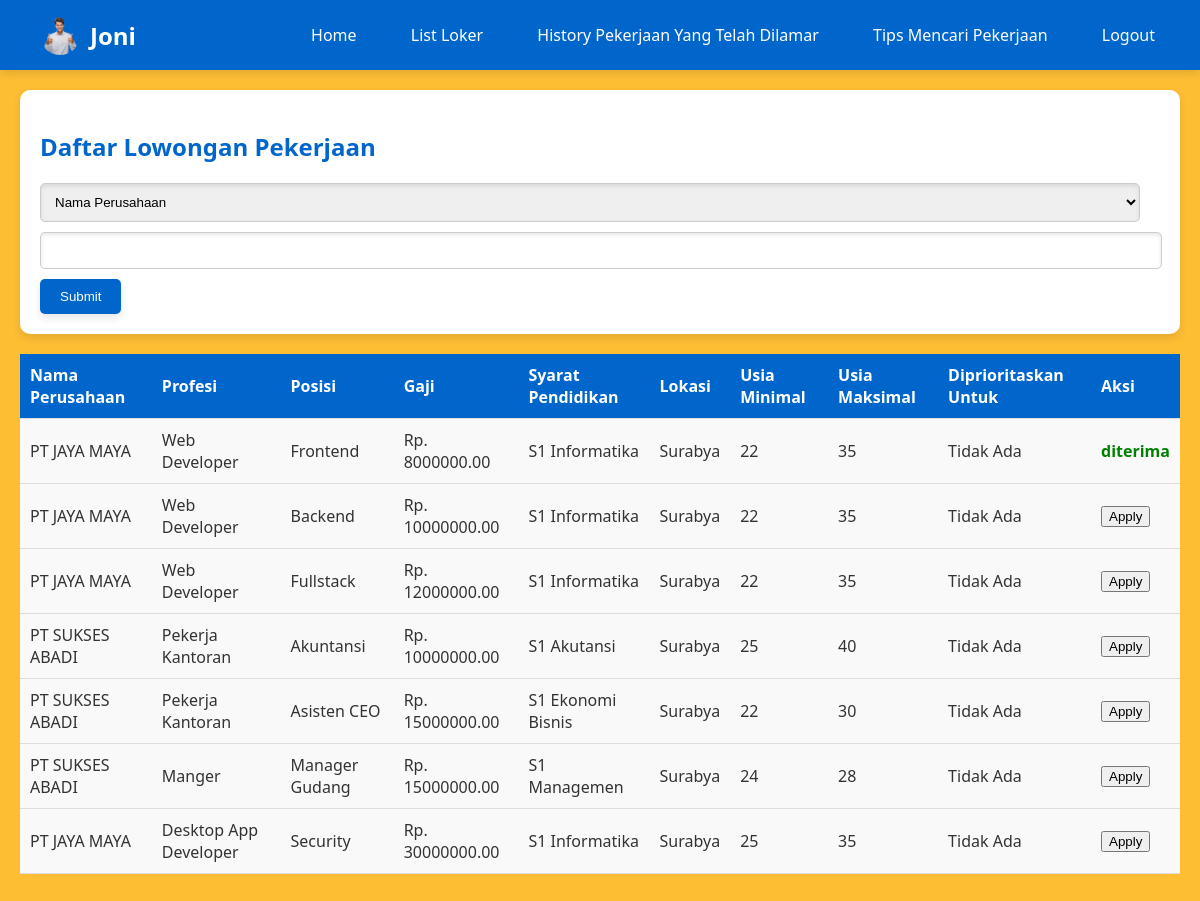
Page /list_loker.php (signed in) on the committed database.
### tables this page shows
CREATE TABLE `loker` (
  `id` INT(11) NOT NULL,
  `id_perusahaan` INT(11) NOT NULL,
  `profesi` VARCHAR(100) DEFAULT NULL,
  `posisi` VARCHAR(100) DEFAULT NULL,
  `gaji` DECIMAL(10,2) DEFAULT NULL,
  `syaratpendidikan` VARCHAR(100) DEFAULT NULL,
  `lokasi` VARCHAR(100) DEFAULT NULL,
  `usiamin` INT(11) DEFAULT NULL,
  `usiamax` INT(11) DEFAULT NULL,
  `prioritasgender` VARCHAR(10) DEFAULT NULL
);

CREATE TABLE `akun_perusahaan` (
  `id` INT(11) NOT NULL,
  `nama` VARCHAR(100) NOT NULL,
  `foto_profil` VARCHAR(255) DEFAULT NULL,
  `email` VARCHAR(100) NOT NULL,
  `password` VARCHAR(255) NOT NULL
);

CREATE TABLE `history` (
  `id` INT(11) NOT NULL,
  `waktu_melamar` TIMESTAMP NOT NULL DEFAULT CURRENT_TIMESTAMP(),
  `id_pencari_kerja` INT(11) DEFAULT NULL,
  `id_perusahaan` INT(11) NOT NULL,
  `id_loker` INT(11) DEFAULT NULL,
  `file_cv` VARCHAR(255) DEFAULT NULL,
  `file_scan_ktp` VARCHAR(255) DEFAULT NULL,
  `file_ijazah` VARCHAR(255) DEFAULT NULL,
  `file_pass_foto` VARCHAR(255) DEFAULT NULL,
  `file_sertifikat` VARCHAR(255) DEFAULT NULL,
  `file_portfolio` VARCHAR(255) DEFAULT NULL,
  `alasan` VARCHAR(255) DEFAULT NULL,
  `status` ENUM('diterima','ditolak','pending') DEFAULT 'pending'
);

### php/logic/Database.php (called while the page is built, shortened)
<?php
    class Database {
        private $host = 'localhost';
        private $username = 'root';
        private $password = '';
        private $database = 'dbwebinfoloker';
        private $conn;
        public function __construct() {
            $this->conn = mysqli_connect($this->host, $this->username, $this->password, $this->database);
        }
        public function get_connection() {
            return $this->conn;
        }
    }
?>

### php/logic/MysqliQuery.php (called while the page is built, shortened)
<?php
require_once('Database.php');
class MysqliQuery extends Database {
    public function get_pencari_kerja_gender_by_id_pencari_kerja($id) {
        $sql = "SELECT gender FROM akun_pencari_kerja WHERE id = '$id'";
        $result = mysqli_query($this->get_connection(), $sql);
        if ($result) {
            $row = mysqli_fetch_assoc($result);
            $gender = $row['gender'];
            return $gender;
        } else {
            return "error : mysqli error";
        }
    }
    public function get_pencari_kerja_age_by_id_pencari_kerja($id) {
        $sql = "SELECT tanggal_lahir FROM akun_pencari_kerja WHERE id = '$id'";
        $result = mysqli_query($this->get_connection(), $sql);
        if ($result) {
            $row = mysqli_fetch_assoc($result);
            $tanggal_lahir = $row['tanggal_lahir'];
            $birthDate = new DateTime($tanggal_lahir);
            $currentDate = new DateTime();
            $age = $currentDate->diff($birthDate)->y;
            return $age;
        } else {
            return "error : mysqli error";
        }
    }
    public function get_status_lamaran_by_id_pekerja_and_id_loker($id_pekerja, $id_loker) {
        $status = array();
        $sql = "SELECT status FROM history WHERE id_pencari_kerja = '$id_pekerja' AND id_loker = '$id_loker'";
        $result = mysqli_query($this->get_connection(), $sql);
        if ($result) {
            while ($row = mysqli_fetch_assoc($result)) {
                $status[] = $row;
            }
        } else {
            return "error : mysqli error";
        }
        return $status;
    }
    public function get_loker() {
        $loker = array();
        $sql = "SELECT akun_perusahaan.nama, loker.*
                FROM loker
                INNER JOIN akun_perusahaan ON loker.id_perusahaan=akun_perusahaan.id";
        $result = mysqli_query($this->get_connection(), $sql);
        if ($result) {
            while ($row = mysqli_fetch_assoc($result)) {
                $loker[] = $row;
            }
        } else {
            return "error : mysqli error";
        }
        return $loker;
    }
}
?>

### list_loker.php (the view, shortened to what this page needs)
<?php
    require_once('./php/logic/MysqliQuery.php');
    $mysqliQuery = new MysqliQuery();
    $pencari_kerja_age = $mysqliQuery->get_pencari_kerja_age_by_id_pencari_kerja($_SESSION['id']);
    $pencari_kerja_gender = $mysqliQuery->get_pencari_kerja_gender_by_id_pencari_kerja($_SESSION['id']);
    $loker = $mysqliQuery->get_loker();
?>
<!DOCTYPE html>
<html lang="en">
<head>
    <link rel="stylesheet" href="css/index.css">
</head>
<body class="bg-warna-4">
    <?php require_once('./php/template/navbar.php'); ?>
    <div class="container">
        <div class="allDaftarLokerDiv">
            <h2>Daftar Lowongan Pekerjaan</h2>
            <form action="" method="get">
                <select name="category">
                    <option value="nama">Nama Perusahaan</option>
                </select>
                <input type="text" name="searchresult" id="">
                <input type="submit" value="Submit">
            </form>
        </div>
        <table class="tabelAllDaftarLoker">
            <thead>
                <tr>
                    <th>Nama Perusahaan</th>
                    <th>Profesi</th>
                    <th>Posisi</th>
                    <th>Gaji</th>
                    <th>Syarat Pendidikan</th>
                    <th>Lokasi</th>
                    <th>Usia Minimal</th>
                    <th>Usia Maksimal</th>
                    <th>Diprioritaskan Untuk</th>
                    <th>Aksi</th>
                </tr>
            </thead>
            <tbody>
            <?php foreach ($loker as $row) : ?>
                <tr>
                    <?php
                        $status_lamaran = $mysqliQuery->get_status_lamaran_by_id_pekerja_and_id_loker($_SESSION['id'], $row['id']);
                        $status_lamaran = !empty($status_lamaran) ? $status_lamaran[0]['status'] : null;
                        $gender_priority_met = ($pencari_kerja_gender == $row["prioritasgender"]) || ($row["prioritasgender"] == 'Tidak Ada');
                        $age_priority_met = ($pencari_kerja_age >= $row['usiamin']) && ($pencari_kerja_age <= $row['usiamax']);
                    ?>
                    <td><?php echo $row['nama']; ?></td>
                    <td><?php echo $row['profesi']; ?></td>
                    <td><?php echo $row['posisi']; ?></td>
                    <td>Rp. <?php echo $row['gaji']; ?></td>
                    <td><?php echo $row['syaratpendidikan']; ?></td>
                    <td><?php echo $row['lokasi']; ?></td>
                    <td><?php echo $row['usiamin']; ?></td>
                    <td><?php echo $row['usiamax']; ?></td>
                    <td><?php echo $row['prioritasgender']; ?></td>
                    <?php if (is_null($status_lamaran)) : ?>
                        <?php if ($age_priority_met && $gender_priority_met) : ?>
                            <td>
                                <form action="apply.php" method="post">
                                    <button type="submit" name="apply_btn">Apply</button>
                                </form>
                            </td>
                        <?php elseif (!$age_priority_met) : ?>
                            <td>Syarat umur tidak memenuhi</td>
                        <?php elseif (!$gender_priority_met) : ?>
                            <td>Syarat gender tidak memenuhi</td>
                        <?php else : ?>
                            <td>Syarat umur dan gender tidak memenuhi</td>
                        <?php endif; ?>
                    <?php else : ?>
                        <td class="<?php echo $status_lamaran; ?>"><?php echo $status_lamaran; ?></td>
                    <?php endif; ?>
                </tr>
            <?php endforeach; ?>
            </tbody>
        </table>
    </div>
</body>
</html>

### css/index.css (style rules this page uses)
.diterima { color: #008000; font-weight: bolder; }
.bg-warna-4 { background-color: #FDBE34; }
body { font-family: Arial, sans-serif; background-color: #f0f4f8; color: #333; margin: 0; padding: 0; font-family: 'Segoe UI', Tahoma, Geneva, Verdana, sans-serif; }
.container { max-width: 1200px; margin: 0 auto; padding: 20px; }
#welcoming, .daftarLokerDivHome, .tipsMencariPekerjaanHome, .allDaftarLokerDiv, .formTambahLoker, .allTipsDiv, .historyDiv { background-color: #ffffff; border-radius: 10px; padding: 20px; box-shadow: 0 4px 8px rgba(0, 0, 0, 0.1); margin-bottom: 20px; }
h2 { color: #0066cc; }
table { width: 100%; border-collapse: collapse; margin-bottom: 20px; }
thead { background-color: #0066cc; color: #ffffff; }
th, td { padding: 10px; text-align: left; border-bottom: 1px solid #dddddd; }
th { font-weight: bold; }
td { background-color: #f9f9f9; }
form input[type="text"], form input[type="number"], form select { width: calc(100% - 20px); padding: 10px; margin-bottom: 10px; border: 1px solid #cccccc; border-radius: 5px; box-shadow: 0 2px 4px rgba(0, 0, 0, 0.1) inset; }
form input[type="submit"] { background-color: #0066cc; color: #ffffff; border: none; padding: 10px 20px; border-radius: 5px; cursor: pointer; box-shadow: 0 4px 8px rgba(0, 0, 0, 0.1); }

### rows in the picture
loker: id_perusahaan.nama "PT JAYA MAYA", profesi "Web Developer", posisi "Frontend", gaji "8000000.00", syaratpendidikan "S1 Informatika", lokasi "Surabya", usiamin "22", usiamax "35", prioritasgender "Tidak Ada", history.status "diterima"
loker: id_perusahaan.nama "PT JAYA MAYA", profesi "Web Developer", posisi "Backend", gaji "10000000.00", syaratpendidikan "S1 Informatika", lokasi "Surabya", usiamin "22", usiamax "35", prioritasgender "Tidak Ada"
loker: id_perusahaan.nama "PT JAYA MAYA", profesi "Web Developer", posisi "Fullstack", gaji "12000000.00", syaratpendidikan "S1 Informatika", lokasi "Surabya", usiamin "22", usiamax "35", prioritasgender "Tidak Ada"
loker: id_perusahaan.nama "PT SUKSES ABADI", profesi "Pekerja Kantoran", posisi "Akuntansi", gaji "10000000.00", syaratpendidikan "S1 Akutansi", lokasi "Surabya", usiamin "25", usiamax "40", prioritasgender "Tidak Ada"
loker: id_perusahaan.nama "PT SUKSES ABADI", profesi "Pekerja Kantoran", posisi "Asisten CEO", gaji "15000000.00", syaratpendidikan "S1 Ekonomi Bisnis", lokasi "Surabya", usiamin "22", usiamax "30", prioritasgender "Tidak Ada"
loker: id_perusahaan.nama "PT SUKSES ABADI", profesi "Manger", posisi "Manager Gudang", gaji "15000000.00", syaratpendidikan "S1 Managemen", lokasi "Surabya", usiamin "24", usiamax "28", prioritasgender "Tidak Ada"
loker: id_perusahaan.nama "PT JAYA MAYA", profesi "Desktop App Developer", posisi "Security", gaji "30000000.00", syaratpendidikan "S1 Informatika", lokasi "Surabya", usiamin "25", usiamax "35", prioritasgender "Tidak Ada"

### other values in the picture
$_SESSION['nama'] "Joni"
